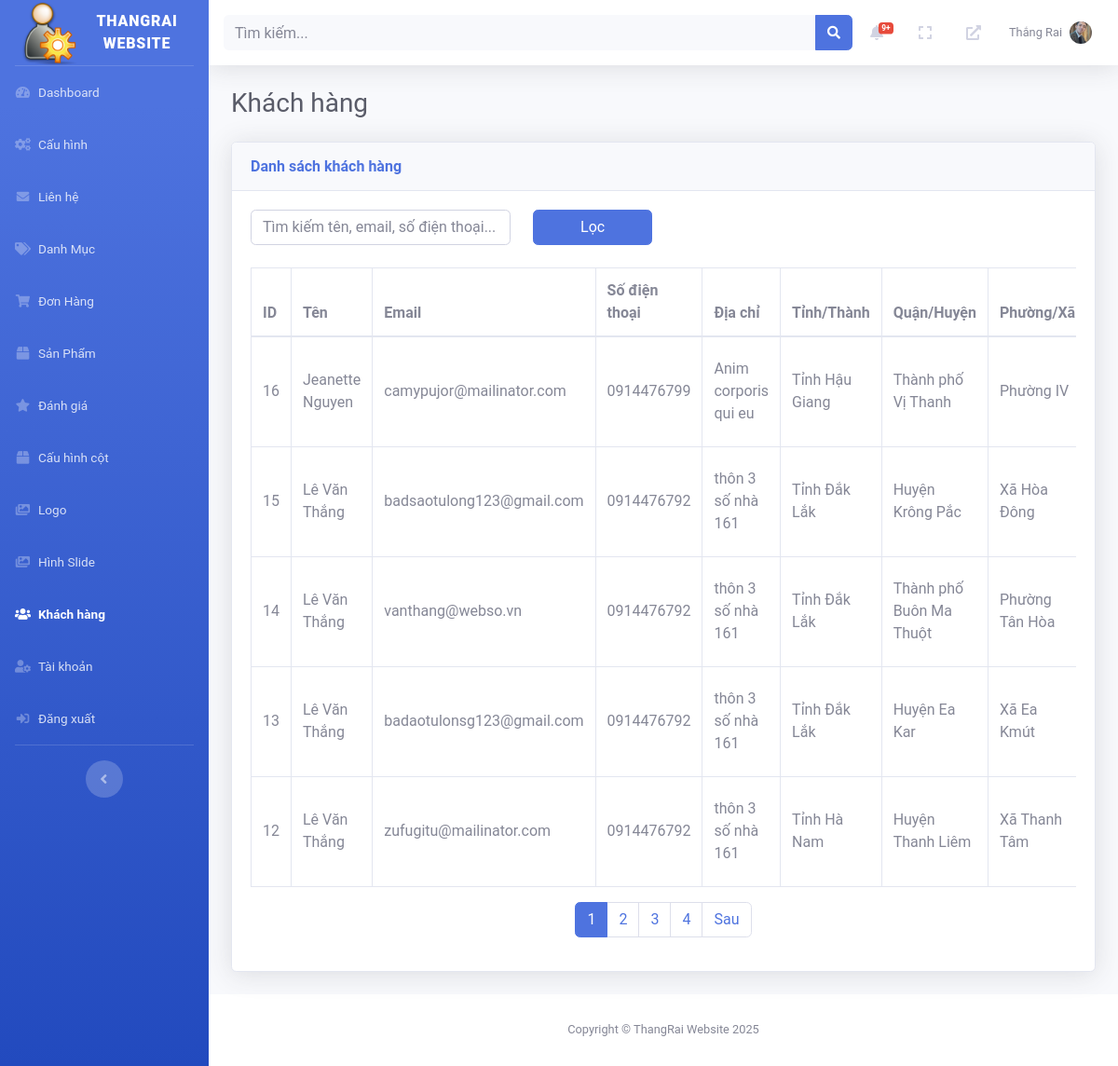
/admin/index.php?page=customers (signed in), run on the app's committed database.
### tables this page shows
CREATE TABLE `customers` (
  `id` int NOT NULL,
  `name` varchar(255) NOT NULL,
  `email` varchar(255) NOT NULL,
  `phone` varchar(20) DEFAULT NULL,
  `address` text,
  `province` varchar(100) NOT NULL,
  `district` varchar(100) NOT NULL,
  `ward` varchar(100) NOT NULL,
  `created_at` timestamp NULL DEFAULT CURRENT_TIMESTAMP,
  `password` varchar(255) NOT NULL DEFAULT ''
);

### admin/pages/customers/index.php (the view, shortened to what this page needs)
<?php
require_once 'C:/laragon/www/2/admin/config/db_connect.php';
$limit = 5;
$page = isset($_GET['page_num']) ? (int)$_GET['page_num'] : 1;
$offset = ($page - 1) * $limit;
$search = isset($_GET['search']) ? trim($_GET['search']) : '';
$params = [];
$sql = "SELECT * FROM customers WHERE 1=1";
$sql .= " ORDER BY created_at DESC LIMIT $limit OFFSET $offset";
$stmt = $pdo->prepare($sql);
$stmt->execute($params);
$customers = $stmt->fetchAll(PDO::FETCH_ASSOC);
$count_sql = "SELECT COUNT(*) FROM customers WHERE 1=1";
$count_stmt = $pdo->prepare($count_sql);
$count_stmt->execute($params);
$total_customers = $count_stmt->fetchColumn();
$total_pages = ceil($total_customers / $limit);
?>
<div class="d-sm-flex align-items-center justify-content-between mb-4">
    <h1 class="h3 mb-0 text-gray-800">Khách hàng</h1>
</div>
<div class="card shadow mb-4">
    <div class="card-header py-3">
        <h6 class="m-0 font-weight-bold text-primary">Danh sách khách hàng</h6>
    </div>
    <div class="card-body">
        <form method="GET" class="mb-4">
            <div class="row">
                <div class="col-md-4">
                    <input type="text" name="search" class="form-control" placeholder="Tìm kiếm tên, email, số điện thoại..." value="<?php echo htmlspecialchars($search); ?>">
                </div>
                <div class="col-md-2">
                    <button type="submit" class="btn btn-primary btn-block">Lọc</button>
                </div>
            </div>
        </form>
        <div class="table-responsive">
            <table class="table table-bordered" width="100%" cellspacing="0">
                <thead>
                    <tr>
                        <th>ID</th>
                        <th>Tên</th>
                        <th>Email</th>
                        <th>Số điện thoại</th>
                        <th>Địa chỉ</th>
                        <th>Tỉnh/Thành</th>
                        <th>Quận/Huyện</th>
                        <th>Phường/Xã</th>
                    </tr>
                </thead>
                <tbody>
                    <?php foreach ($customers as $customer): ?>
                        <tr>
                            <td><?php echo $customer['id']; ?></td>
                            <td><?php echo htmlspecialchars($customer['name']); ?></td>
                            <td><?php echo htmlspecialchars($customer['email']); ?></td>
                            <td><?php echo htmlspecialchars($customer['phone'] ?? '-'); ?></td>
                            <td><?php echo htmlspecialchars($customer['address'] ?? '-'); ?></td>
                            <td><?php echo htmlspecialchars($customer['province']); ?></td>
                            <td><?php echo htmlspecialchars($customer['district']); ?></td>
                            <td><?php echo htmlspecialchars($customer['ward']); ?></td>
                        </tr>
                    <?php endforeach; ?>
                </tbody>
            </table>
        </div>
        <?php if ($total_pages > 1): ?>
            <nav aria-label="Page navigation">
                <ul class="pagination justify-content-center">
                    <?php for ($i = 1; $i <= $total_pages; $i++): ?>
                        <li class="page-item <?php echo $i == $page ? 'active' : ''; ?>">
                            <a class="page-link" href="?page=customers&page_num=<?php echo $i; ?>&search=<?php echo urlencode($search); ?>"><?php echo $i; ?></a>
                        </li>
                    <?php endfor; ?>
                    <?php if ($page < $total_pages): ?>
                        <li class="page-item">
                            <a class="page-link" href="?page=customers&page_num=<?php echo $page + 1; ?>&search=<?php echo urlencode($search); ?>">Sau</a>
                        </li>
                    <?php endif; ?>
                </ul>
            </nav>
        <?php endif; ?>
    </div>
</div>

### admin/includes/topbar.php (shortened to what this page needs)
<?php
require_once 'C:/laragon/www/2/admin/config/db_connect.php';
$admin_id = $_SESSION['admin_id'] ?? null;
$avatar = null;
$new_orders_count = 0;
if ($admin_id) {
    $stmt = $pdo->prepare("SELECT avatar FROM admins WHERE id = ?");
    $stmt->execute([$admin_id]);
    $admin = $stmt->fetch(PDO::FETCH_ASSOC);
    $avatar = $admin['avatar'] ?? null;
    $stmt = $pdo->prepare("SELECT COUNT(*) as count FROM orders WHERE status = 'pending'");
    $stmt->execute();
    $new_orders_count = $stmt->fetch(PDO::FETCH_ASSOC)['count'];
}
?>
<nav class="navbar navbar-expand navbar-light bg-white topbar mb-4 static-top shadow">
    <form class="container search-container">
        <div class="input-group search-input-group">
            <input type="text" class="form-control bg-light border-0 small" placeholder="Tìm kiếm..." id="search-input">
            <div class="input-group-append">
                <button class="btn btn-primary" type="button" id="search-button">
                    <i class="fas fa-search fa-sm"></i>
                </button>
            </div>
        </div>
    </form>
    <ul class="navbar-nav ml-auto">
        <li class="nav-item dropdown no-arrow mx-1">
            <a class="nav-link dropdown-toggle" href="#" id="ordersDropdown" role="button" data-toggle="dropdown">
                <i class="fas fa-bell fa-fw"></i>
                <?php if ($new_orders_count > 0): ?>
                    <span class="badge badge-danger badge-counter"><?php echo $new_orders_count > 9 ? '9+' : $new_orders_count; ?></span>
                <?php endif; ?>
            </a>
        </li>
        <li class="nav-item no-arrow mx-1">
            <a class="nav-link" href="#" id="fullscreenToggle">
                <i class="fas fa-expand fa-fw"></i>
            </a>
        </li>
        <li class="nav-item no-arrow mx-1">
            <a class="nav-link" href="http://localhost/2/public/" target="_blank">
                <i class="fas fa-external-link-alt fa-fw"></i>
            </a>
        </li>
        <li class="nav-item dropdown no-arrow">
            <a class="nav-link dropdown-toggle" href="#" id="userDropdown" role="button" data-toggle="dropdown">
                <span class="mr-2 d-none d-lg-inline text-gray-600 small">
                    <?php echo htmlspecialchars($_SESSION['admin_name'] ?? 'Admin'); ?>
                </span>
                <?php if ($avatar): ?>
                    <img src="/2/admin/<?php echo htmlspecialchars($avatar); ?>" alt="Avatar" class="rounded-circle" style="width: 24px; height: 24px; object-fit: cover;">
                <?php else: ?>
                    <img src="/2/admin/images/default-avatar.png" alt="Default Avatar" class="rounded-circle" style="width: 24px; height: 24px; object-fit: cover;">
                <?php endif; ?>
            </a>
        </li>
    </ul>
</nav>

### admin/assets/css/custom.css (style rules this page uses)
body { font-family: 'Roboto', sans-serif; }
.table th, .table td { vertical-align: middle; }

### data on the page
customers: id "16", name "Jeanette Nguyen", email "camypujor@mailinator.com", phone "0914476799", address "Anim corporis qui eu", province "Tỉnh Hậu Giang", district "Thành phố Vị Thanh", ward "Phường IV"
customers: id "15", name "Lê Văn Thắng", email "badsaotulong123@gmail.com", phone "0914476792", address "thôn 3 số nhà 161", province "Tỉnh Đắk Lắk", district "Huyện Krông Pắc", ward "Xã Hòa Đông"
customers: id "14", name "Lê Văn Thắng", email "vanthang@webso.vn", phone "0914476792", address "thôn 3 số nhà 161", province "Tỉnh Đắk Lắk", district "Thành phố Buôn Ma Thuột", ward "Phường Tân Hòa"
customers: id "13", name "Lê Văn Thắng", email "badaotulonsg123@gmail.com", phone "0914476792", address "thôn 3 số nhà 161", province "Tỉnh Đắk Lắk", district "Huyện Ea Kar", ward "Xã Ea Kmút"
customers: id "12", name "Lê Văn Thắng", email "zufugitu@mailinator.com", phone "0914476792", address "thôn 3 số nhà 161", province "Tỉnh Hà Nam", district "Huyện Thanh Liêm", ward "Xã Thanh Tâm"

### other printed values
SITE_NAME "THANGRAI WEBSITE"
$_SESSION['admin_name'] "Thắng Rai"
SITE_NAME "ThangRai Website"
